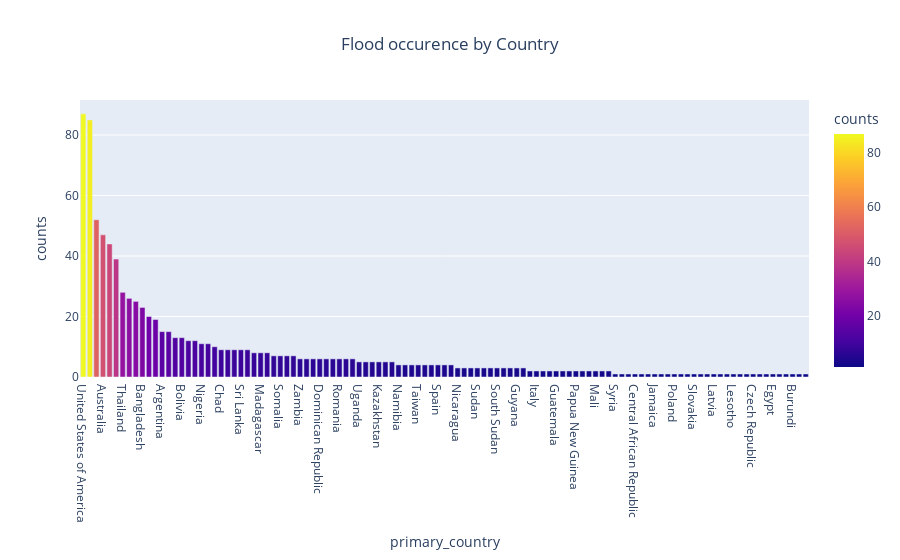

Source (notebook cell):
### Code cell
hovertext = [
    f"Latitude: {lat}<br>Longitude: {lon}<br>Severity: {severity}"
    for lat, lon, severity in zip(df_flood['center_lat'], df_flood['center_lon'], df_flood['severity'])
]

scattergeo_trace = go.Scattergeo(
    lat=df_flood["center_lat"],
    lon=df_flood["center_lon"],
    mode="markers",
    marker=dict(
        size=12,
        opacity=0.8,
        autocolorscale=False,
        symbol="triangle-down",
        colorscale="Reds",
        cmin=0,
        color=df_flood["severity"],
        cmax=df_flood["severity"].max(),
        colorbar_title="Severity",
        colorbar_x = 1.15
    ),
    hovertext=hovertext
)

choropleth_trace = go.Choropleth(
    locations=df_flood_by_country["primary_country"],
    locationmode='country names',
    z=df_flood_by_country["counts"],
    colorscale="amp",
    colorbar_title="Occurence",
)


fig = go.Figure(data=[scattergeo_trace, choropleth_trace])

fig.update_geos(projection_type="orthographic")

fig.update_layout(margin={"r": 0, "t": 45, "l": 0, "b": 15})
fig.update_layout(
    title_text="Flood Severity and Occurence",
    title_x=0.5,
    geo=dict(
        showland=True,
        landcolor="rgb(95, 138, 92)", 
        showcountries=True,
        countrycolor="rgb(255, 255, 255)",  
        showocean=True,
        oceancolor="rgb(158,202,225)",  
    ),
)
fig.show()

fig = px.bar(df_flood_by_country, x="primary_country", y="counts", color="counts", title="Flood occurence by Country")
fig.update_layout(title_x = 0.5)
fig.show()

### Figure 1 — Plotly figure (JSON) as saved in the notebook; plotly's stock layout.template omitted (floating-point values rounded to 4 significant figures)
{"data": [{"alignmentgroup": "True", "hovertemplate": "primary_country=%{x}<br>counts=%{marker.color}<extra></extra>", "legendgroup": "", "marker": {"color": [87, 85, 52, 47, 44, 39, 28, 26, 25, 23, 20, 19, 15, 15, 13, 13, 12, 12, 11, 11, 10, 9, 9, 9, 9, 9, 8, 8, 8, 7, 7, 7, 7, 6, 6, 6, 6, 6, 6, 6, 6, 6, 5, 5, 5, 5, 5, 5, 4, 4, 4, 4, 4, 4, 4, 4, 4, 3, 3, 3, 3, 3, 3, 3, 3, 3, 3, 3, 2, 2, 2, 2, 2, 2, 2, 2, 2, 2, 2, 2, 2, 1, 1, 1, 1, 1, 1, 1, 1, 1, 1, 1, 1, 1, 1, 1, 1, 1, 1, 1, 1, 1, 1, 1, 1, 1, 1, 1, 1, 1, 1], "coloraxis": "coloraxis", "pattern": {"shape": ""}}, "name": "", "offsetgroup": "", "orientation": "v", "showlegend": false, "textposition": "auto", "type": "bar", "x": ["United States of America", "India", "China", "Australia", "Philippines", "Indonesia", "Thailand", "Russia", "Pakistan", "Bangladesh", "Vietnam", "Brazil", "Argentina", "Mexico", "United Kingdom", "Bolivia", "Colombia", "Myanmar", "Nigeria", "Kenya", "Nepal", "Chad", "Paraguay", "Greece", "Sri Lanka", "Mozambique", "Canada", "Madagascar", "South Africa", "New Zealand", "Somalia", "Angola", "Uruguay", "Zambia", "Cambodia", "Turkey", "Dominican Republic", "United Republic of Tanzania", "Afghanistan", "Romania", "France", "Ethiopia", "Uganda", "Venezuela", "Peru", "Kazakhstan", "Malaysia", "Ghana", "Namibia", "Algeria", "Senegal", "Taiwan", "Ecuador", "Bulgaria", "Spain", "Iran", "Germany", "Nicaragua", "Malawi", "Albania", "Sudan", "Mauritania", "Morocco", "South Sudan", "Republic of Serbia", "Bosnia and Herzegovina", "Guyana", "Haiti", "South Korea", "Italy", "Cuba", "Botswana", "Guatemala", "Japan", "Burkina Faso", "Papua New Guinea", "Iraq", "North Korea", "Mali", "Palestine", "Niger", "Syria", "Guinea", "Chile", "Central African Republic", "Belarus", "Azerbaijan", "Jamaica", "El Salvador", "Georgia", "Poland", "Togo", "Ukraine", "Slovakia", "Slovenia", "Yemen", "Latvia", "Costa Rica", "Democratic Republic of the Congo", "Lesotho", "Fiji", "Hungary", "Czech Republic", "Gambia", "Tunisia", "Egypt", "The Bahamas", "Croatia", "Burundi", "Rwanda", "Mongolia"], "xaxis": "x", "y": [87, 85, 52, 47, 44, 39, 28, 26, 25, 23, 20, 19, 15, 15, 13, 13, 12, 12, 11, 11, 10, 9, 9, 9, 9, 9, 8, 8, 8, 7, 7, 7, 7, 6, 6, 6, 6, 6, 6, 6, 6, 6, 5, 5, 5, 5, 5, 5, 4, 4, 4, 4, 4, 4, 4, 4, 4, 3, 3, 3, 3, 3, 3, 3, 3, 3, 3, 3, 2, 2, 2, 2, 2, 2, 2, 2, 2, 2, 2, 2, 2, 1, 1, 1, 1, 1, 1, 1, 1, 1, 1, 1, 1, 1, 1, 1, 1, 1, 1, 1, 1, 1, 1, 1, 1, 1, 1, 1, 1, 1, 1], "yaxis": "y"}], "layout": {"barmode": "relative", "coloraxis": {"colorbar": {"title": {"text": "counts"}}, "colorscale": [[0, "#0d0887"], [0.1111, "#46039f"], [0.2222, "#7201a8"], [0.3333, "#9c179e"], [0.4444, "#bd3786"], [0.5556, "#d8576b"], [0.6667, "#ed7953"], [0.7778, "#fb9f3a"], [0.8889, "#fdca26"], [1, "#f0f921"]]}, "legend": {"tracegroupgap": 0}, "title": {"text": "Flood occurence by Country", "x": 0.5}, "xaxis": {"anchor": "y", "domain": [0, 1], "title": {"text": "primary_country"}}, "yaxis": {"anchor": "x", "domain": [0, 1], "title": {"text": "counts"}}}}
